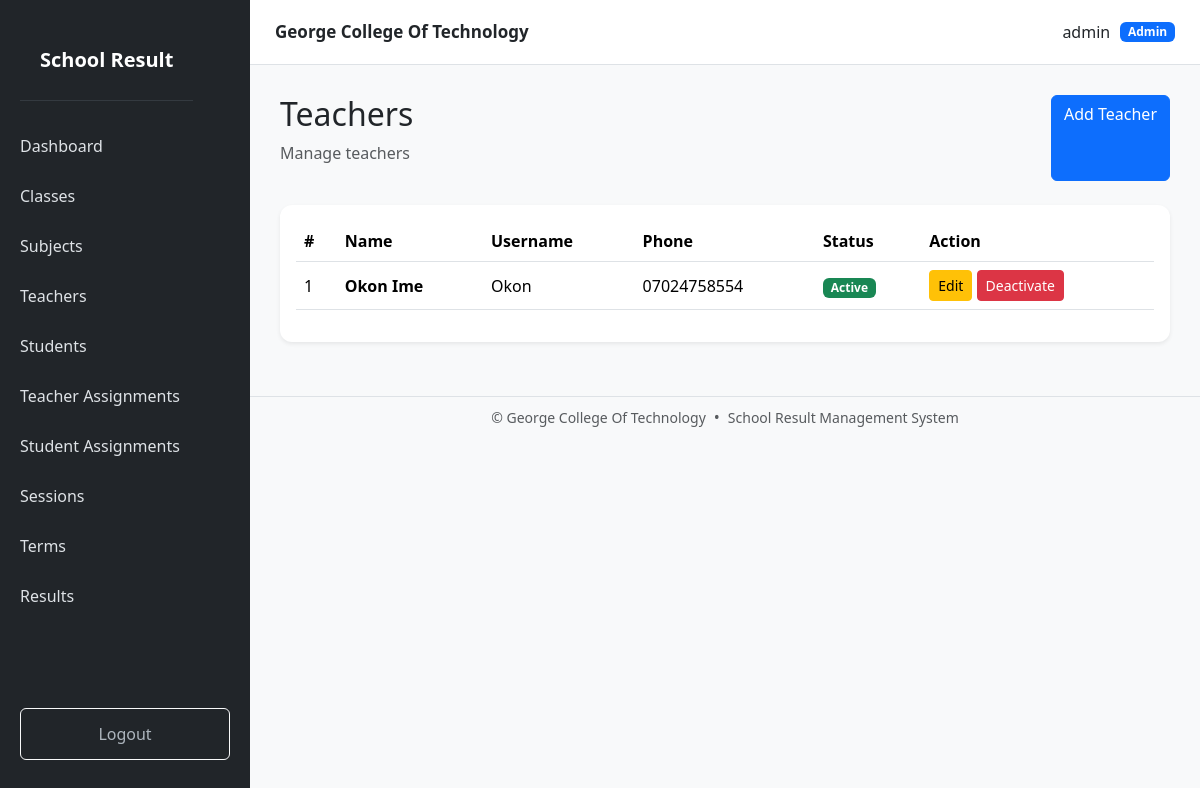
The page /teachers/ (signed in) on the database its author committed.
### models.py (models this page shows, shortened)
class User(UserMixin, db.Model):
    __tablename__ = "users"
    id = db.Column(
        db.Integer,
        primary_key=True
    )
    username = db.Column(
        db.String(100),
        unique=True,
        nullable=False
    )
    password_hash = db.Column(
        db.String(255),
        nullable=False
    )
    role = db.Column(
        db.String(20),
        nullable=False,
        default="student"
    )
    is_active = db.Column(
        db.Boolean,
        default=True
    )
    teacher = db.relationship(
        "Teacher",
        back_populates="user",
        uselist=False
    )
    student = db.relationship(
        "Student",
        back_populates="user",
        uselist=False
    )

class Teacher(db.Model):
    __tablename__ = "teachers"
    id = db.Column(
        db.Integer,
        primary_key=True
    )
    user_id = db.Column(
        db.Integer,
        db.ForeignKey("users.id"),
        unique=True,
        nullable=False
    )
    name = db.Column(
        db.String(150),
        nullable=False
    )
    phone = db.Column(
        db.String(30)
    )
    is_active = db.Column(
        db.Boolean,
        default=True
    )
    user = db.relationship(
        "User",
        back_populates="teacher"
    )
    assignments = db.relationship(
        "TeacherAssignment",
        back_populates="teacher",
        cascade="all, delete-orphan"
    )

### routes/teacher.py (the view)
@teacher.route("/")
@login_required
def list_teachers():
    teachers = Teacher.query.order_by(
        Teacher.name
    ).all()
    return render_template(
        "teacher/list.html",
        teachers=teachers
    )

### templates/teacher/list.html (shortened to what this page needs)
{% extends "base.html" %}
{% block content %}
<div class="d-flex justify-content-between mb-4">
    <div>
        <h2>Teachers</h2>
        <p class="text-muted">
            Manage teachers
        </p>
    </div>
    {% if current_user.role == "admin" %}
    <a
        href="{{ url_for('teacher.create_teacher') }}"
        class="btn btn-primary"
    >
        Add Teacher
    </a>
    {% endif %}
</div>
<div class="card shadow-sm">
    <div class="card-body">
        <div class="table-responsive">
            <table class="table table-hover align-middle">
                <thead>
                    <tr>
                        <th>#</th>
                        <th>Name</th>
                        <th>Username</th>
                        <th>Phone</th>
                        <th>Status</th>
                        {% if current_user.role == "admin" %}
                        <th>Action</th>
                        {% endif %}
                    </tr>
                </thead>
                <tbody>
                    {% for teacher in teachers %}
                    <tr>
                        <td>
                            {{ loop.index }}
                        </td>
                        <td>
                            <strong>
                                {{ teacher.name }}
                            </strong>
                        </td>
                        <td>
                            {{ teacher.user.username }}
                        </td>
                        <td>
                            {{ teacher.phone or "-" }}
                        </td>
                        <td>
                            {% if teacher.is_active %}
                            <span class="badge bg-success">
                                Active
                            </span>
                            {% else %}
                            <span class="badge bg-danger">
                                Inactive
                            </span>
                            {% endif %}
                        </td>
                        {% if current_user.role == "admin" %}
                        <td>
                            <a
                                href="{{ url_for(
                                    'teacher.edit_teacher',
                                    id=teacher.id
                                ) }}"
                                class="btn btn-sm btn-warning"
                            >
                                Edit
                            </a>
                            <form
                                method="POST"
                                action="{{ url_for(
                                    'teacher.toggle_teacher_status',
                                    id=teacher.id
                                ) }}"
                                class="d-inline"
                            >
                                {% if teacher.is_active %}
                                <button
                                    type="submit"
                                    class="btn btn-sm btn-danger"
                                    onclick="return confirm('Deactivate this teacher?')"
                                >
                                    Deactivate
                                </button>
                                {% endif %}
                            </form>
                        </td>
                        {% endif %}
                    </tr>
                    {% endfor %}
                </tbody>
            </table>
        </div>
    </div>
</div>
{% endblock %}

### templates/base.html (shortened to what this page needs)
<!DOCTYPE html>
<html lang="en">
<head>
    <link
        href="https://cdn.jsdelivr.net/npm/bootstrap@5.3.3/dist/css/bootstrap.min.css"
        rel="stylesheet"
    >
    <link
        rel="stylesheet"
        href="{{ url_for('static', filename='css/style.css') }}"
    >
</head>
<body>
{% if current_user.is_authenticated %}
<div class="sidebar" id="sidebar">
    <div class="sidebar-header">
        <div class="brand">
            School Result
        </div>
    </div>
    {% if current_user.role == "admin" %}
        <a href="{{ url_for('dashboard.index') }}">
            Dashboard
        </a>
        <a href="{{ url_for('classroom.list_classrooms') }}">
            Classes
        </a>
        <a href="{{ url_for('subject.list_subjects') }}">
            Subjects
        </a>
        <a href="{{ url_for('teacher.list_teachers') }}">
            Teachers
        </a>
        <a href="{{ url_for('student.list_students') }}">
            Students
        </a>
        <a href="{{ url_for('assignment.list_assignments') }}">
            Teacher Assignments
        </a>
        <a href="{{ url_for('student.student_assignments') }}">
            Student Assignments
        </a>
        <a href="{{ url_for('session.list_sessions') }}">
            Sessions
        </a>
        <a href="{{ url_for('term.list_terms') }}">
            Terms
        </a>
        <a href="{{ url_for('result.list_results') }}">
            Results
        </a>
    {% endif %}
    <div class="logout">
        <a
            href="{{ url_for('auth.logout') }}"
            class="btn btn-outline-light w-100"
        >
            Logout
        </a>
    </div>
</div>
<div class="main-content">
    <div class="page-wrapper">
        <div class="topbar">
            <strong class="topbar-title">
                George College Of Technology
            </strong>
            <div class="topbar-user">
                <span>
                    {{ current_user.username }}
                </span>
                <span class="badge bg-primary">
                    {{ current_user.role|capitalize }}
                </span>
            </div>
        </div>
        <main class="content">
            {% block content %}
            {% endblock %}
        </main>
        <footer class="no-print border-top bg-light mt-4 py-2">
            <div
                class="container-fluid d-flex justify-content-center align-items-center flex-wrap gap-2"
            >
                <small class="text-muted">
                    &copy; {{ current_year }}
                    George College Of Technology
                </small>
                <span class="text-muted">
                    •
                </span>
                <small class="text-muted">
                    School Result Management System
                </small>
            </div>
        </footer>
    </div>
</div>
{% else %}
<!-- =========================================================
     AUTH PAGES
========================================================= -->
{% block auth_content %}
{% endblock %}
{% endif %}
</body>
</html>

### static/css/style.css (style rules this page uses)
body { background: #f5f7fb; }
.sidebar { width: 250px; min-height: 100vh; background: #212529; position: fixed; left: 0; top: 0; bottom: 0; }
.brand { color: white; font-size: 22px; font-weight: bold; padding: 25px 20px; border-bottom: 1px solid #343a40; }
.sidebar a { display: block; color: #adb5bd; text-decoration: none; padding: 13px 20px; }
.logout { position: absolute; bottom: 20px; width: 100%; padding: 0 20px; }
.main-content { margin-left: 250px; min-height: 100vh; }
.topbar { background: white; padding: 18px 30px; border-bottom: 1px solid #ddd; display: flex; justify-content: space-between; }
.content { padding: 30px; }
.card { border: none; border-radius: 12px; }
body { margin: 0; background: #f8f9fa; }
.sidebar { position: fixed; top: 0; left: 0; width: 250px; height: 100vh; background: #212529; color: white; z-index: 1050; display: flex; flex-direction: column; overflow-y: auto; }
.sidebar-header { display: flex; align-items: center; justify-content: space-between; padding: 20px; }
.brand { font-size: 20px; font-weight: bold; }
.sidebar > a { display: block; color: #dee2e6; text-decoration: none; padding: 13px 20px; transition: 0.2s; }
.logout { margin-top: auto; padding: 20px; }
.topbar { height: 65px; background: white; border-bottom: 1px solid #dee2e6; display: flex; align-items: center; justify-content: space-between; padding: 0 25px; position: sticky; top: 0; z-index: 1000; }
.topbar-title { font-size: 17px; }
.topbar-user { display: flex; align-items: center; gap: 10px; }

### rows shown on the page
User: username "admin", role "Admin"
Teacher: name "Okon Ime", user.username "Okon", phone "07024758554", is_active "Active"
